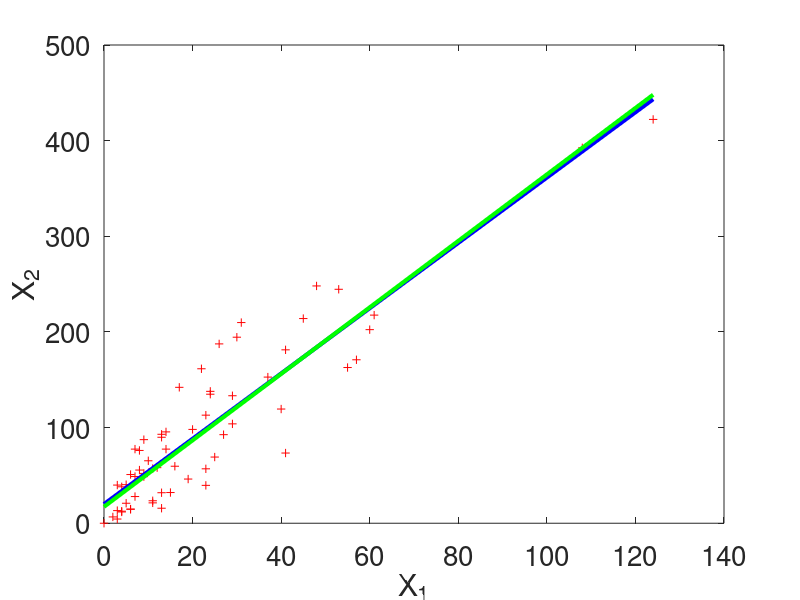

Write MATLAB code to recreate this figure.
% Groningen - Predictive Analysis
% Author: Dr. George Azzopardi
% Date: October 2016

% Regression Example with one variable
function Tutorial_Exercise1_2

%Auto Insurance in Sweden: http://tinyurl.com/n8j28e2

data = [108	392.5
19	46.2
13	15.7
124	422.2
40	119.4
57	170.9
23	56.9
14	77.5
45	214
10	65.3
5	20.9
48	248.1
11	23.5
23	39.6
7	48.8
2	6.6
24	134.9
6	50.9
3	4.4
23	113
6	14.8
9	48.7
9	52.1
3	13.2
29	103.9
7	77.5
4	11.8
20	98.1
7	27.9
4	38.1
0	0
25	69.2
6	14.6
5	40.3
22	161.5
11	57.2
61	217.6
12	58.1
4	12.6
16	59.6
13	89.9
60	202.4
41	181.3
37	152.8
55	162.8
41	73.4
11	21.3
27	92.6
8	76.1
3	39.9
17	142.1
13	93
13	31.9
15	32.1
8	55.6
29	133.3
30	194.5
24	137.9
9	87.4
31	209.8
14	95.5
53	244.6
26	187.5];

x = data(:,1);
y = data(:,2);

% Using Least Squares
mx = mean(x);
my = mean(y);
m = (mean(x.*y)-(mx*my))/(mean(x.^2)-mx^2);
b = my - m*mx;

model = multipleLinearRegression(x,y);

figure;
plot(x,y,'r+');
hold on;
plot([min(x) max(x)],[m*min(x)+b,m*max(x)+b],'b-','linewidth',3);
plot([min(x) max(x)],[model.theta(2)*min(x)+model.theta(1),model.theta(2)*max(x)+model.theta(1)],'g-','linewidth',3);
xlabel('X_1');
ylabel('X_2');
set(gca,'fontsize',20);

function model = multipleLinearRegression(X,Y)
theta = zeros(1,size(X,2)+1);

isconverged = 0; % a boolean falg that determines the convergence of the algorithm
iter = 1; % loop counter
alpha = 0.5; % learning rate

while ~isconverged    
    % Compute the prediction with the current model parameters
    c1 = [ones(size(X,1),1) X] * theta';    
    
    % Compute the total error with the current model parameters
    cf(iter) = sum(((c1) - Y).^2)/(2*numel(Y));
    
    if iter > 1 && cf(iter) > cf(iter - 1)
        alpha = alpha / 10;
    end    
    
    if iter > 1 && abs(cf(iter) - cf(iter-1)) < 0.001 || iter == 100000
        isconverged = 1;
    else        
        df = ([ones(size(X,1),1) X] * theta') - Y; % difference between the predicted values and the actual target values
        df3 = df * ones(1,size(X,2)+1); % replicate the difference for two times
        step3 = df3 .* [ones(size(X,1),1) X]; % Multiple with the x values
        step4 = sum(step3); % Take the sum
        grad = step4 / numel(Y); % Divide by the total number of training data points

        % Update the model parameters
        theta = theta - alpha.*grad;
        
        iter = iter + 1;                
    end
end
model.theta = theta;

%     
%     grad = sum(df3 .* [ones(size(X,1),1) X]) ./ numel(Y);
%         
%     theta = theta - alpha.*grad;
%     
%     if iter > 2 && abs(cf(iter) - cf(iter-1)) < 0.000000001 || iter == 100000
%         isconverged = 1;
%     else
%         iter = iter + 1;
%     end
% end
% 
% model.theta = theta;